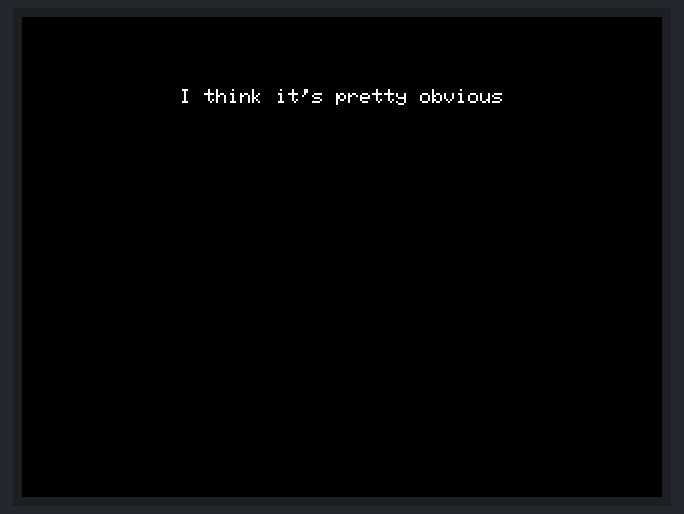
A sketch run on a simulated ESP32. Parts: 320×240 colour display. Random numbers use the default seed unless the sketch sets one.

Above: at 0.39 s.
At 10.26 s:
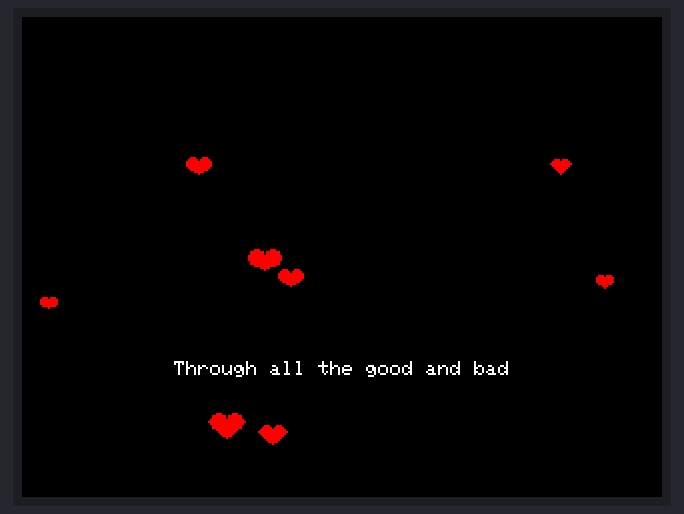
At 12.44 s:
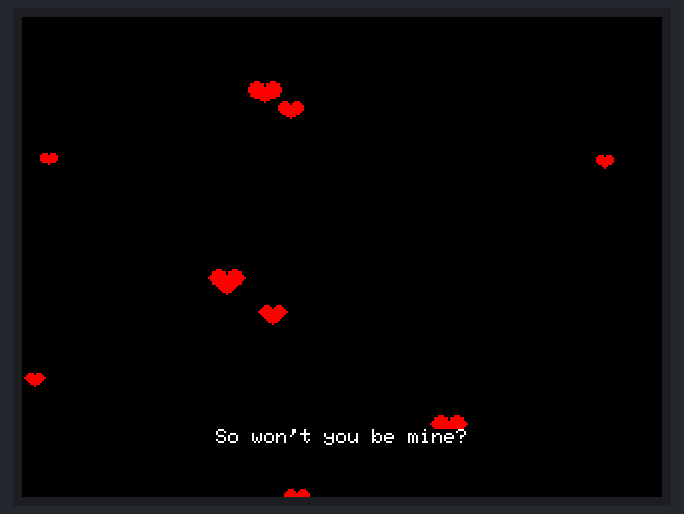
At 20.12 s:
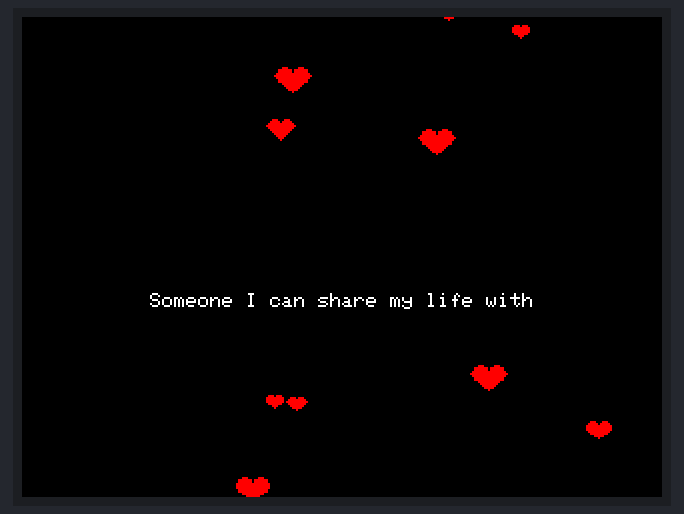
At 29.99 s:
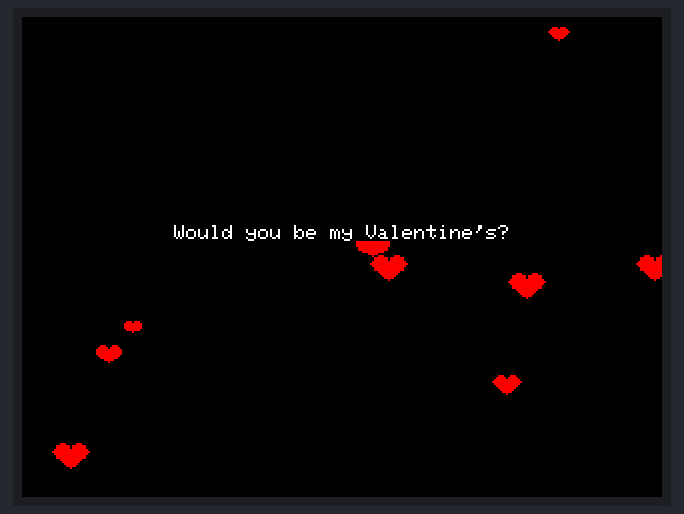
At 39.85 s:
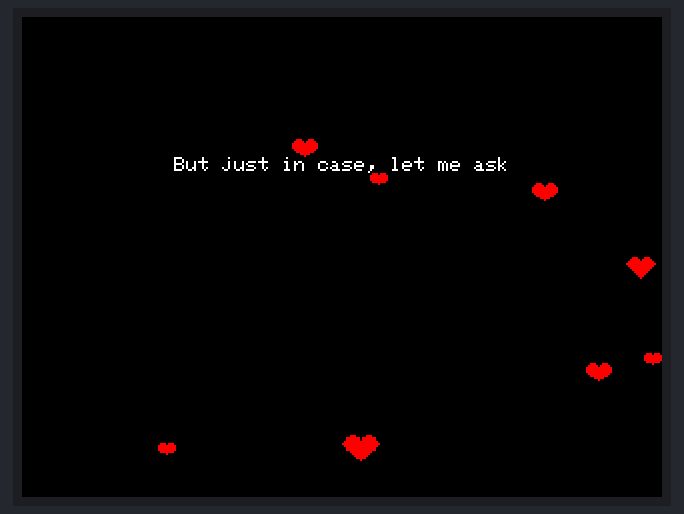

The sketch:

valentines_installation.ino
```cpp
#include <TFT_eSPI.h>

TFT_eSPI tft = TFT_eSPI();

//================================
// POEM
//================================

const char *poem[] = {
  "I think it's pretty obvious",
  "But just in case, let me ask",
  "Would you be my Valentine's?",
  "Someone I can share my life with",
  "Through all the good and bad",
  "So won't you be mine?",
};

const int numberOfLines = sizeof(poem) / sizeof(poem[0]); // Number of lines in the poem
int currentLine = 0; // Current line of the poem being displayed
unsigned long textTimer = 0; // Timer for text update
const unsigned long textInterval = 2000; // Time in ms to display each line

//================================
// HEART
//================================

struct Heart {
  int x, y;
  int size; // Diameter of the circles in the heart
  int speed;
};

const int numberOfHearts = 10;
Heart hearts[numberOfHearts];

void initializeHeart(int index) {
  hearts[index].size = random(8, 20);
  hearts[index].x = random(0, tft.width());
  hearts[index].y = tft.height() + hearts[index].size; // Start off screen
  hearts[index].speed = random(5, 10);
}

void drawHeart(int x, int y, int size) {
  int radius = size / 4;
  tft.fillCircle(x - radius, y + radius, radius, TFT_RED);
  tft.fillCircle(x + radius, y + radius, radius, TFT_RED);
  tft.fillTriangle(x - size / 2, y + radius, x + size / 2, y + radius, x, y + size/1.5, TFT_RED);
}

void setup() {
  tft.init();
  tft.setRotation(1);
  tft.fillScreen(TFT_BLACK);

  randomSeed(analogRead(0)); // Initialize random number generator

  // Initialize hearts with random properties
  for (int i = 0; i < numberOfHearts; i++) {
    initializeHeart(i);
  }

  // Initialize poem
  tft.setTextSize(1.5);
  tft.setTextColor(TFT_WHITE, TFT_BLACK); // Text color and background
  textTimer = millis(); // Initialize timer for text display
}

void loop() {
  tft.fillScreen(TFT_BLACK); // Clear
  // tft.fillRect(0, tft.height() - 30, tft.width(), 30, TFT_BLACK);

  for (int i = 0; i < numberOfHearts; i++) {
    // Update heart position
    hearts[i].y -= hearts[i].speed;
    // Draw heart
    drawHeart(hearts[i].x, hearts[i].y, hearts[i].size);
    // Check if heart is off the screen, then reinitialize
    if (hearts[i].y < -hearts[i].size) {
      initializeHeart(i);
    }
  }

  if (millis() - textTimer > textInterval) {
    textTimer = millis(); // Reset the timer
    currentLine = (currentLine + 1) % numberOfLines; // Move to the next line
  }
  // Display the text centered at the bottom of the screen
  tft.setTextDatum(MC_DATUM);
  tft.drawString(poem[currentLine], tft.width() / 2, tft.height() / numberOfLines + (currentLine)*(tft.height() / (numberOfLines+1)));
  // tft.drawString(poem[currentLine], tft.width() / 2, tft.height() / 2);

  delay(100); // Delay to control animation speed
}
```
